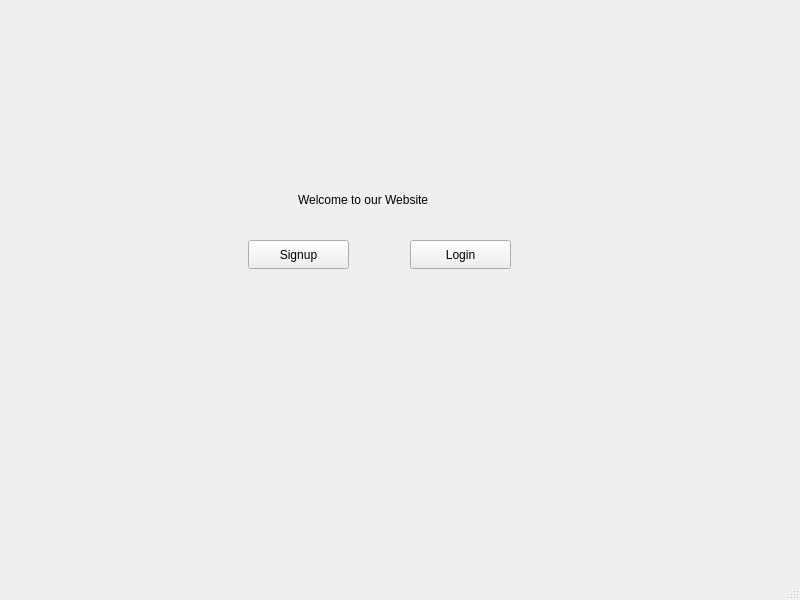
<?xml version="1.0" encoding="UTF-8"?>
<ui version="4.0">
 <class>MainWindow</class>
 <widget class="QMainWindow" name="MainWindow">
  <property name="geometry">
   <rect>
    <x>0</x>
    <y>0</y>
    <width>800</width>
    <height>600</height>
   </rect>
  </property>
  <property name="windowTitle">
   <string>MainWindow</string>
  </property>
  <widget class="QWidget" name="centralwidget">
   <widget class="QPushButton" name="pushButton">
    <property name="geometry">
     <rect>
      <x>248</x>
      <y>240</y>
      <width>101</width>
      <height>29</height>
     </rect>
    </property>
    <property name="text">
     <string>Signup</string>
    </property>
   </widget>
   <widget class="QLabel" name="label">
    <property name="geometry">
     <rect>
      <x>298</x>
      <y>190</y>
      <width>181</width>
      <height>20</height>
     </rect>
    </property>
    <property name="text">
     <string>Welcome to our Website</string>
    </property>
   </widget>
   <widget class="QPushButton" name="pushButton_2">
    <property name="geometry">
     <rect>
      <x>410</x>
      <y>240</y>
      <width>101</width>
      <height>29</height>
     </rect>
    </property>
    <property name="text">
     <string>Login</string>
    </property>
   </widget>
  </widget>
  <widget class="QMenuBar" name="menubar">
   <property name="geometry">
    <rect>
     <x>0</x>
     <y>0</y>
     <width>800</width>
     <height>25</height>
    </rect>
   </property>
  </widget>
  <widget class="QStatusBar" name="statusbar"/>
 </widget>
 <resources/>
 <connections/>
</ui>
